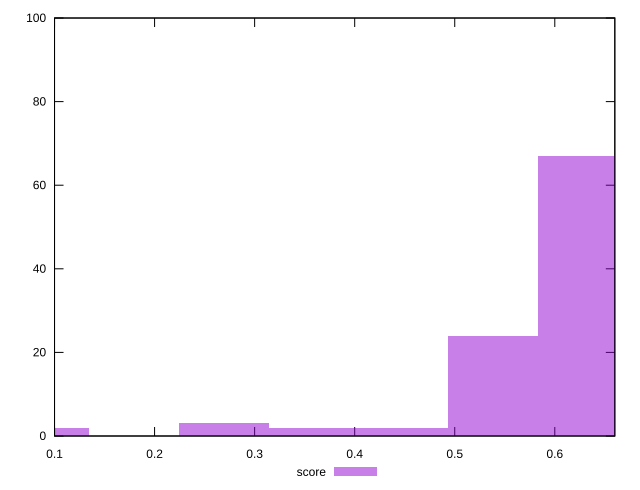

Source code (gnuplot):
reset

$score <<EOF
0.6282829169882469 67
0.5385282145613545 24
0.4487735121344621 2
0.08975470242689242 2
0.26926410728067723 3
0.35901880970756966 2
EOF

set key outside below
set boxwidth 0.08975470242689242
set xrange [0.1:0.66]
set yrange [0:100]
set trange [0:100]
set style fill transparent solid 0.5 noborder
set terminal svg size 640, 490 enhanced background rgb 'white'
set output "reprap/mainthread-work-breakdown/samples/pages+cached/score/histogram.svg"

plot $score title "score" with boxes

reset
